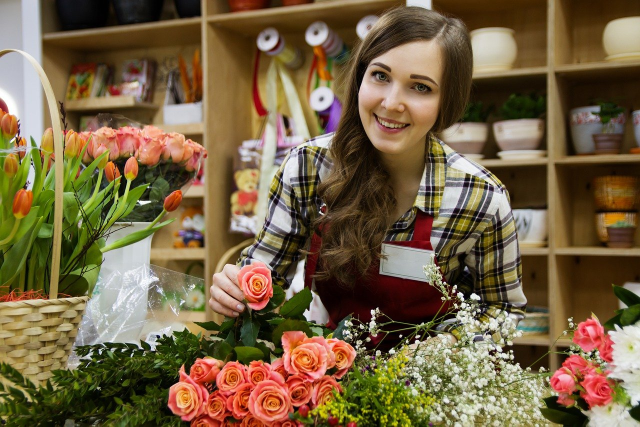
#> input picture aula-4-analise-facial/imagens/purchase.jpg, 1280 x 853 px, found by its file name (shown at 1/2 size)
$ jupyter execute Valendo_de_classificacao_objetos_analise_facial.ipynb   (shell and % lines are left out)   (older library calls are emulated)
#> lines starting #> are read from the running program, lines starting #| are printed output that depends on the picture
# Detecção e Reconhecimento Facial

FIAP · MBA Data Science & Artificial Intelligence — Visão Computacional · Aula 04

## 1. Requerimentos

Todas as bibliotecas já estão instaladas no Google Colab.

* OpenCV >= 3.4.3
* Matplotlib >= 3.1.3
* Seaborn >= 0.0.10
* Numpy >= 1.18.1
* Mediapipe==0.10.9

### 1.2 Arquivos

Baixe o repositório do GitHub utilizando o comando abaixo. Em caso de atualização, utilize o comando para apagar o diretório antes.

Vamos agora posicionar o diretório do repositório para a aula respectiva. Nesse caso envie o comando de mudança de diretório.

[cell 1]
%cd /content/fiap-ml-visao-computacional/aula-4-analise-facial

Importação das bibliotecas.

A face é crucial na interação visual, sendo capaz de revelar informações não-verbais valiosas, como identificação, intenções e sentimentos, presentes em expressões faciais humanas. A análise de expressões faciais se torna uma área fascinante para quem estuda visão computacional, pois intersecta campos como reconhecimento de objetos, tratamento de imagens e identificação ou rastreio de pontos característicos (*landmarks*).

**Este notebook tem como foco a análise, detecção e reconhecimento facial**, um campo que tem ganhado destaque na área de inteligência artificial, uma vez que é possível obter uma riqueza de dados a partir de rostos por meio de algoritmos de visão computacional.

## Evolução dos Algoritmos de Detecção de Rosto

Ao longo do tempo, diversos algoritmos de detecção de rosto têm sido desenvolvidos, cada um com seus méritos e aplicações específicas. Iniciantes na área podem se sentir sobrecarregados pela diversidade de tutoriais disponíveis - uns focando em Haar Cascades, outros na biblioteca dlib e, mais recentemente, a ascensão do MediaPipe, que tem ganhado destaque a ponto de ofuscar alternativas tradicionais como o SSD (*Single Shot Multibox Detector*).

Para ilustrar essa evolução e ajudar na compreensão desse campo, a figura abaixo (retirada do artigo [What is Face Detection](https://learnopencv.com/what-is-face-detection-the-ultimate-guide/)) oferece um panorama dos algoritmos ao longo do tempo. **Mas como navegar por essa variedade sem se perder? Como tomar a melhor decisão para sua aplicação?**

### Escolhendo o modelo ideal

O modelo perfeito para detecção facial deve alinhar-se com os requisitos únicos do seu projeto. O autor do artigo mencionado sugere que a decisão deve ser pautada por três critérios fundamentais:

**Precisão de Detecção Superior:** Caso a prioridade seja capturar cada rosto com a maior precisão possível, os algoritmos DSFD ou RetinaFace-resnet50 emergem como as melhores escolhas. No entanto, é preciso estar ciente de que a alta complexidade de tais modelos resulta em uma velocidade de inferência reduzida, o que pode ser um empecilho para aplicações que exigem resposta em tempo real.

**Velocidade de Detecção Máxima:** Se o que importa é a rapidez da inferência, mesmo que isso signifique perder algumas detecções em cenários complexos, a solução de detecção facial do MediaPipe é a alternativa ideal.

**Melhor custo beneficio  entre velocidade e precisão:** Para aqueles que procuram um meio-termo, os modelos YuNet e RetinaFace-Mobilenetv1 apresentam-se como candidatos equilibrados. Eles oferecem uma velocidade de inferência rápida, adequada para aplicações em tempo real, sem sacrificar demasiadamente a precisão.

Selecionar o algoritmo correto é um passo decisivo que pode determinar o sucesso da sua aplicação.

[cell 2]
import numpy as np
import pandas as pd
import glob
from tqdm import tqdm
import matplotlib.image as mpimg
import matplotlib.pyplot as plt
import seaborn as sns
import cv2
import math
import time
import IPython

from IPython.display import display, Javascript, HTML
from google.colab.output import eval_js
from base64 import b64decode, b64encode


# Scikit learn
from sklearn.metrics import accuracy_score
from sklearn.model_selection import train_test_split
from sklearn.preprocessing import LabelBinarizer
from sklearn import preprocessing
from sklearn.svm import SVC

#Exibição na mesma tela do Jupyter

import datetime
import dlib

from scipy.spatial import distance as dist

sns.set_style("whitegrid", {'axes.grid' : False})

Carregando um classificador pré-treinado de Haar.

Analise posteriormente outros classificadores disponíveis, dentre eles, classificador de pessoas, automóveis, gatos, sorriso, olhos, etc. neste repositório oficial do OpenCV https://github.com/opencv/opencv/tree/master/data/haarcascades.

## 2. Classificador de Viola-Jones (Haar Cascade)

Este classificador é especializado em identificar faces, também é conhecido como classificador Viola James e pode ser utilizado em outras aplicações. O paper original pode ser baixado [aqui](https://www.cs.cmu.edu/~efros/courses/LBMV07/Papers/viola-cvpr-01.pdf).

Devido a característica deste tipo de classificador, sua identificação é extramamente rápida, com identificação < 0,02s, aplicações em sistemas em tempo real, especialmente câmeras de vigilância.

### 2.1 Classificador de Faces

A aplicação mais utilizada do classificador em cascata de Viola-Jones (ou classificador de Haar) é para encontrar faces em imagens ou vídeos, especialmente por sua identificação ser bem rápida.

Este tipo de classificador serve para separar a região de interesse de uma determinada área, para posteriormente, aplicar outros classificadores que poderão, por exemplo, classificar de quem é o rosto, uma vez que a região foi separado da imagem original.

[cell 3]
# Carregando classifcador
classificador_face = cv2.CascadeClassifier('classificadores/haarcascade_frontalface_default.xml')

imagem = cv2.imread('/content/fiap-ml-visao-computacional/aula-4-analise-facial/imagens/purchase.jpg')
#> imagem is the input picture: shape (853, 1280, 3); mean B, G, R 67.2, 98.1, 117.7
#imagem = cv2.imread('imagens/college.jpg')

imagem = cv2.cvtColor(imagem, cv2.COLOR_BGR2RGB)
imagem_gray = cv2.cvtColor(imagem, cv2.COLOR_BGR2GRAY)
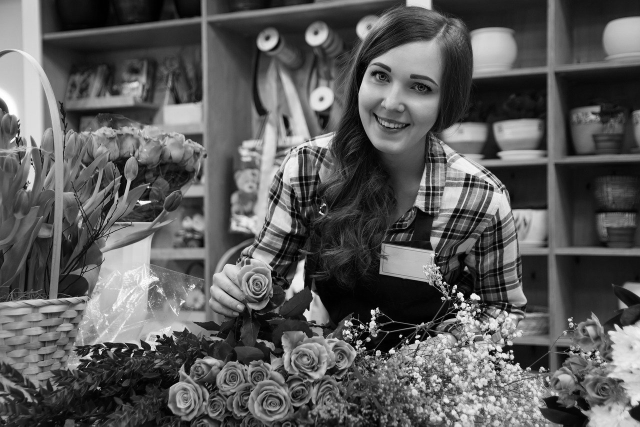
#> imagem_gray: shape (853, 1280) (shown at 1/2 size); min 0, max 255, mean 91.1

[cell 4]
plt.figure(figsize=(20,10))
#> (this line was passed over: IPython is not available in this run)
plt.imshow(imagem)
#> (this line was passed over: IPython is not available in this run)
plt.axis("off")
#> (this line was passed over: IPython is not available in this run)

Retornará a região de interesse da face identificada como tupla, armazenando as coordenadas superiores esquerda e inferior  direita.

Se retornar vazio é por que não há faces identificadas.
Os valores padrão são configurações inciais recomendadas

`objects = cascade.detectMultiScale(image, scaleFactor, minNeighbors, flags, minSize, maxSize)`

Parâmetros

`image (obrigatório)`:
* Imagem de entrada (normalmente em escala de cinza).
* Pode ser uma matriz do NumPy carregada pelo cv2.imread() ou cv2.cvtColor().

`scaleFactor (opcional, padrão: 1.1)`:
* Define quanto o tamanho da imagem é reduzido em cada escala.
* Um valor menor que 1.1 pode aumentar a precisão, mas tornará a detecção mais lenta.
* Um valor maior acelera o processamento, mas pode perder detalhes.

`minNeighbors (opcional, padrão: 3–5 recomendado)`:
* Número de vizinhos que um candidato a detecção precisa ter para ser aceito.
* Valores maiores reduzem falsos positivos, mas podem descartar objetos reais.
* Valores menores podem resultar em mais detecções, mas com maior probabilidade de erros.

`flags (opcional, padrão: 0)`:
* Parâmetro legado, geralmente não precisa ser alterado.
* Pode ser usado para configurações como cv2.CASCADE_SCALE_IMAGE, mas não é necessário na maioria dos casos.

`minSize (opcional, padrão: Nenhum, ajustado automaticamente)`:
* Tamanho mínimo do objeto a ser detectado (largura, altura).
* Evita detectar objetos muito pequenos que podem ser ruídos.

`maxSize (opcional, padrão: Nenhum, ajustado automaticamente)`:
* Tamanho máximo do objeto a ser detectado (largura, altura).
* Pode ser útil para evitar detectar objetos muito grandes e irrelevantes.

[cell 5]
faces = classificador_face.detectMultiScale(imagem_gray, 1.3, 5)
#> faces = [[684, 80, 221, 221]]

# Lista de faces. Caso não seja identificada será retornado None (nulo)
if faces is None:
     cv2.putText(imagem, "Rosto ausente", (50,50), cv2.FONT_HERSHEY_SIMPLEX, 1, (255,255,0), 6)

# Desenhando retângulos nos rostos identificados
for i, (x,y,w,h) in enumerate(faces):
    roi = imagem[y:y+h, x:x+w]
    roi = cv2.cvtColor(roi, cv2.COLOR_RGB2BGR)

    cv2.imwrite("face_" + str(i) + ".png", roi)
    cv2.rectangle(imagem, (x,y), (x+w,y+h), (255,255,0), 2)
#> this loop made 1 pass
#> pass 1, `roi = imagem[y:y+h, x:x+w]`:
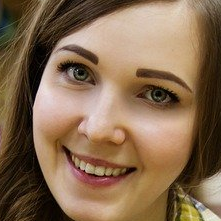
#> roi: shape (221, 221, 3); mean R, G, B 133.6, 106.5, 80.1
#> after the loop:
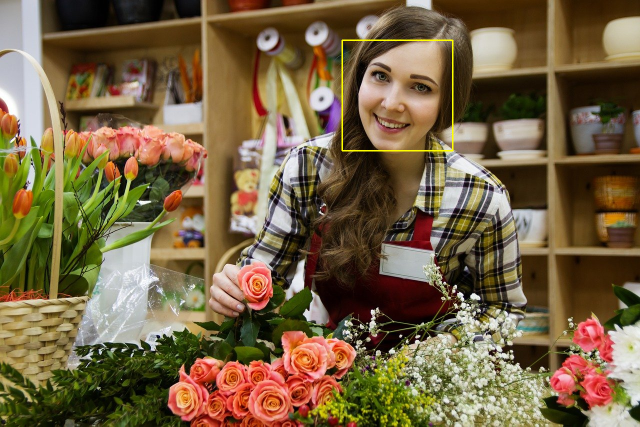
#> imagem: shape (853, 1280, 3) (shown at 1/2 size); mean R, G, B 118.1, 98.6, 67.1

plt.figure(figsize=(20,10))
#> (this line was passed over: IPython is not available in this run)
plt.imshow(imagem)
#> (this line was passed over: IPython is not available in this run)
plt.axis('off')
#> (this line was passed over: IPython is not available in this run)
plt.title("Faces identificadas")
#> (this line was passed over: IPython is not available in this run)
